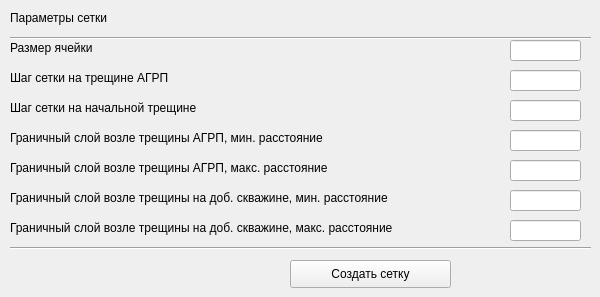
      <widget class="QWidget" name="tab_3">
       <attribute name="title">
        <string>Сетка</string>
       </attribute>
       <widget class="QLabel" name="grid_param">
        <property name="geometry">
         <rect>
          <x>10</x>
          <y>10</y>
          <width>251</width>
          <height>16</height>
         </rect>
        </property>
        <property name="font">
         <font>
          <pointsize>9</pointsize>
          <kerning>true</kerning>
         </font>
        </property>
        <property name="text">
         <string>Параметры сетки</string>
        </property>
       </widget>
       <widget class="QLabel" name="cell_size">
        <property name="geometry">
         <rect>
          <x>10</x>
          <y>40</y>
          <width>121</width>
          <height>16</height>
         </rect>
        </property>
        <property name="font">
         <font>
          <pointsize>9</pointsize>
          <kerning>true</kerning>
         </font>
        </property>
        <property name="text">
         <string>Размер ячейки</string>
        </property>
       </widget>
       <widget class="QLabel" name="gpitch_SIHF">
        <property name="geometry">
         <rect>
          <x>10</x>
          <y>70</y>
          <width>261</width>
          <height>16</height>
         </rect>
        </property>
        <property name="font">
         <font>
          <pointsize>9</pointsize>
          <kerning>true</kerning>
         </font>
        </property>
        <property name="text">
         <string>Шаг сетки на трещине АГРП</string>
        </property>
       </widget>
       <widget class="QLabel" name="gpitch_fracture">
        <property name="geometry">
         <rect>
          <x>10</x>
          <y>100</y>
          <width>281</width>
          <height>16</height>
         </rect>
        </property>
        <property name="font">
         <font>
          <pointsize>9</pointsize>
          <kerning>true</kerning>
         </font>
        </property>
        <property name="text">
         <string>Шаг сетки на начальной трещине</string>
        </property>
       </widget>
       <widget class="QLabel" name="limit_SIHF_min">
        <property name="geometry">
         <rect>
          <x>10</x>
          <y>130</y>
          <width>451</width>
          <height>16</height>
         </rect>
        </property>
        <property name="font">
         <font>
          <pointsize>9</pointsize>
          <kerning>true</kerning>
         </font>
        </property>
        <property name="text">
         <string>Граничный слой возле трещины АГРП, мин. расстояние</string>
        </property>
       </widget>
       <widget class="QLabel" name="limit_SIHF_max">
        <property name="geometry">
         <rect>
          <x>10</x>
          <y>160</y>
          <width>451</width>
          <height>16</height>
         </rect>
        </property>
        <property name="font">
         <font>
          <pointsize>9</pointsize>
          <kerning>true</kerning>
         </font>
        </property>
        <property name="text">
         <string>Граничный слой возле трещины АГРП, макс. расстояние</string>
        </property>
       </widget>
       <widget class="QLabel" name="limit_well_min">
        <property name="geometry">
         <rect>
          <x>10</x>
          <y>190</y>
          <width>541</width>
          <height>16</height>
         </rect>
        </property>
        <property name="font">
         <font>
          <pointsize>9</pointsize>
          <kerning>true</kerning>
         </font>
        </property>
        <property name="text">
         <string>Граничный слой возле трещины на доб. скважине, мин. расстояние</string>
        </property>
       </widget>
       <widget class="QLabel" name="limit_well_max">
        <property name="geometry">
         <rect>
          <x>10</x>
          <y>220</y>
          <width>541</width>
          <height>16</height>
         </rect>
        </property>
        <property name="font">
         <font>
          <pointsize>9</pointsize>
          <kerning>true</kerning>
         </font>
        </property>
        <property name="text">
         <string>Граничный слой возле трещины на доб. скважине, макс. расстояние</string>
        </property>
       </widget>
       <widget class="QLineEdit" name="le_cell_size">
        <property name="geometry">
         <rect>
          <x>510</x>
          <y>40</y>
          <width>71</width>
          <height>21</height>
         </rect>
        </property>
        <property name="inputMask">
         <string/>
        </property>
        <property name="text">
         <string/>
        </property>
        <property name="alignment">
         <set>Qt::AlignRight|Qt::AlignTrailing|Qt::AlignVCenter</set>
        </property>
       </widget>
       <widget class="QLineEdit" name="le_SIHF">
        <property name="geometry">
         <rect>
          <x>510</x>
          <y>70</y>
          <width>71</width>
          <height>21</height>
         </rect>
        </property>
        <property name="inputMask">
         <string/>
        </property>
        <property name="text">
         <string/>
        </property>
        <property name="alignment">
         <set>Qt::AlignRight|Qt::AlignTrailing|Qt::AlignVCenter</set>
        </property>
       </widget>
       <widget class="QLineEdit" name="le_fracture">
        <property name="geometry">
         <rect>
          <x>510</x>
          <y>100</y>
          <width>71</width>
          <height>21</height>
         </rect>
        </property>
        <property name="inputMask">
         <string/>
        </property>
        <property name="text">
         <string/>
        </property>
        <property name="alignment">
         <set>Qt::AlignRight|Qt::AlignTrailing|Qt::AlignVCenter</set>
        </property>
       </widget>
       <widget class="QLineEdit" name="le_SIHF_min">
        <property name="geometry">
         <rect>
          <x>510</x>
          <y>130</y>
          <width>71</width>
          <height>21</height>
         </rect>
        </property>
        <property name="inputMask">
         <string/>
        </property>
        <property name="text">
         <string/>
        </property>
        <property name="alignment">
         <set>Qt::AlignRight|Qt::AlignTrailing|Qt::AlignVCenter</set>
        </property>
       </widget>
       <widget class="QLineEdit" name="le_SIHF_max">
        <property name="geometry">
         <rect>
          <x>510</x>
          <y>160</y>
          <width>71</width>
          <height>21</height>
         </rect>
        </property>
        <property name="inputMask">
         <string/>
        </property>
        <property name="text">
         <string/>
        </property>
        <property name="alignment">
         <set>Qt::AlignRight|Qt::AlignTrailing|Qt::AlignVCenter</set>
        </property>
       </widget>
       <widget class="QLineEdit" name="le_well_min">
        <property name="geometry">
         <rect>
          <x>510</x>
          <y>190</y>
          <width>71</width>
          <height>21</height>
         </rect>
        </property>
        <property name="inputMask">
         <string/>
        </property>
        <property name="text">
         <string/>
        </property>
        <property name="alignment">
         <set>Qt::AlignRight|Qt::AlignTrailing|Qt::AlignVCenter</set>
        </property>
       </widget>
       <widget class="QLineEdit" name="le_well_max">
        <property name="geometry">
         <rect>
          <x>510</x>
          <y>220</y>
          <width>71</width>
          <height>21</height>
         </rect>
        </property>
        <property name="inputMask">
         <string/>
        </property>
        <property name="text">
         <string/>
        </property>
        <property name="alignment">
         <set>Qt::AlignRight|Qt::AlignTrailing|Qt::AlignVCenter</set>
        </property>
       </widget>
       <widget class="QPushButton" name="m">
        <property name="geometry">
         <rect>
          <x>290</x>
          <y>260</y>
          <width>161</width>
          <height>28</height>
         </rect>
        </property>
        <property name="text">
         <string>Создать сетку</string>
        </property>
       </widget>
       <widget class="Line" name="line_7">
        <property name="geometry">
         <rect>
          <x>10</x>
          <y>240</y>
          <width>581</width>
          <height>16</height>
         </rect>
        </property>
        <property name="orientation">
         <enum>Qt::Horizontal</enum>
        </property>
       </widget>
       <widget class="Line" name="line_19">
        <property name="geometry">
         <rect>
          <x>10</x>
          <y>30</y>
          <width>581</width>
          <height>16</height>
         </rect>
        </property>
        <property name="orientation">
         <enum>Qt::Horizontal</enum>
        </property>
       </widget>
      </widget>
